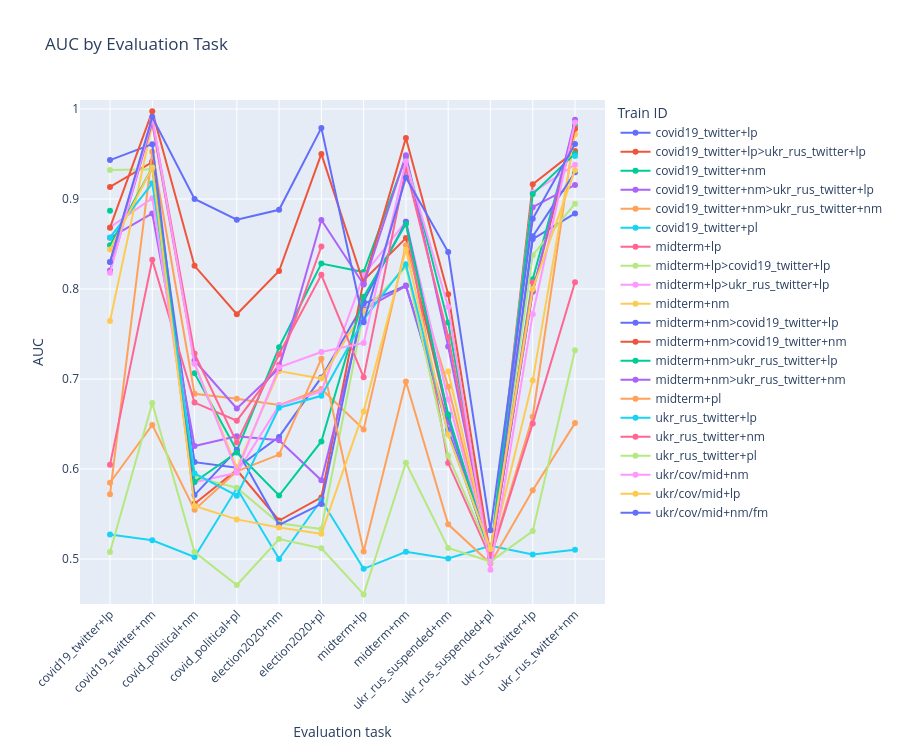

The notebook cell saved with this chart:
### Code cell
import pandas as pd
import plotly.express as px
import numpy as np

plot_df = df.melt(
    id_vars="train_id",
    var_name="eval_task",
    value_name="auc",
)

same_task = plot_df["train_id"] == plot_df["eval_task"]
plot_df.loc[same_task, "auc"] = np.nan

fig = px.line(
    plot_df,
    x="eval_task",
    y="auc",
    color="train_id",
    markers=True,
    hover_data={
        "train_id": True,
        "eval_task": True,
        "auc": ":.4f",
    },
    labels={
        "eval_task": "Evaluation task",
        "auc": "AUC",
        "train_id": "Train ID",
    },
    title="AUC by Evaluation Task",
    height=750,
)

fig.update_layout(
    hovermode="closest",
    yaxis_range=[0.45, 1.01],
    xaxis_tickangle=-45,
    legend=dict(groupclick="toggleitem"),
)

post_script = """
const gd = document.getElementById('{plot_id}');
let previousVisibility = null;

gd.querySelectorAll('.legend .traces').forEach((item, index) => {
    item.addEventListener('mouseenter', () => {
        previousVisibility = gd.data.map(
            trace => trace.visible === undefined ? true : trace.visible
        );

        const visibility = gd.data.map(
            (_, i) => i === index ? true : 'legendonly'
        );

        Plotly.restyle(gd, {visible: visibility});
    });

    item.addEventListener('mouseleave', () => {
        if (previousVisibility !== null) {
            Plotly.restyle(gd, {visible: previousVisibility});
            previousVisibility = null;
        }
    });
});
"""

fig.write_html(
    "auc_by_eval_task.html",
    post_script=post_script,
)
fig.show()

### Figure 1 — Plotly figure (JSON) as saved in the notebook; plotly's stock layout.template omitted (floating-point values rounded to 4 significant figures)
{"data": [{"customdata": [["covid19_twitter+lp"], ["covid19_twitter+lp"], ["covid19_twitter+lp"], ["covid19_twitter+lp"], ["covid19_twitter+lp"], ["covid19_twitter+lp"], ["covid19_twitter+lp"], ["covid19_twitter+lp"], ["covid19_twitter+lp"], ["covid19_twitter+lp"], ["covid19_twitter+lp"], ["covid19_twitter+lp"]], "hovertemplate": "Train ID=%{customdata[0]}<br>Evaluation task=%{x}<br>AUC=%{y:.4f}<extra></extra>", "legendgroup": "covid19_twitter+lp", "line": {"color": "#636efa", "dash": "solid"}, "marker": {"symbol": "circle"}, "mode": "lines+markers", "name": "covid19_twitter+lp", "orientation": "v", "showlegend": true, "type": "scatter", "x": ["covid19_twitter+lp", "covid19_twitter+nm", "covid_political+nm", "covid_political+pl", "election2020+nm", "election2020+pl", "midterm+lp", "midterm+nm", "ukr_rus_suspended+nm", "ukr_rus_suspended+pl", "ukr_rus_twitter+lp", "ukr_rus_twitter+nm"], "xaxis": "x", "y": [null, 0.9417, 0.6076, 0.6013, 0.6357, 0.7018, 0.7835, 0.8039, 0.6436, 0.5056, 0.8554, 0.8839], "yaxis": "y"}, {"customdata": [["covid19_twitter+lp>ukr_rus_twitter+lp"], ["covid19_twitter+lp>ukr_rus_twitter+lp"], ["covid19_twitter+lp>ukr_rus_twitter+lp"], ["covid19_twitter+lp>ukr_rus_twitter+lp"], ["covid19_twitter+lp>ukr_rus_twitter+lp"], ["covid19_twitter+lp>ukr_rus_twitter+lp"], ["covid19_twitter+lp>ukr_rus_twitter+lp"], ["covid19_twitter+lp>ukr_rus_twitter+lp"], ["covid19_twitter+lp>ukr_rus_twitter+lp"], ["covid19_twitter+lp>ukr_rus_twitter+lp"], ["covid19_twitter+lp>ukr_rus_twitter+lp"], ["covid19_twitter+lp>ukr_rus_twitter+lp"]], "hovertemplate": "Train ID=%{customdata[0]}<br>Evaluation task=%{x}<br>AUC=%{y:.4f}<extra></extra>", "legendgroup": "covid19_twitter+lp>ukr_rus_twitter+lp", "line": {"color": "#EF553B", "dash": "solid"}, "marker": {"symbol": "circle"}, "mode": "lines+markers", "name": "covid19_twitter+lp>ukr_rus_twitter+lp", "orientation": "v", "showlegend": true, "type": "scatter", "x": ["covid19_twitter+lp", "covid19_twitter+nm", "covid_political+nm", "covid_political+pl", "election2020+nm", "election2020+pl", "midterm+lp", "midterm+nm", "ukr_rus_suspended+nm", "ukr_rus_suspended+pl", "ukr_rus_twitter+lp", "ukr_rus_twitter+nm"], "xaxis": "x", "y": [0.9134, 0.9409, 0.5614, 0.5989, 0.5428, 0.5684, 0.8098, 0.8566, 0.6575, 0.502, 0.9164, 0.9532], "yaxis": "y"}, {"customdata": [["covid19_twitter+nm"], ["covid19_twitter+nm"], ["covid19_twitter+nm"], ["covid19_twitter+nm"], ["covid19_twitter+nm"], ["covid19_twitter+nm"], ["covid19_twitter+nm"], ["covid19_twitter+nm"], ["covid19_twitter+nm"], ["covid19_twitter+nm"], ["covid19_twitter+nm"], ["covid19_twitter+nm"]], "hovertemplate": "Train ID=%{customdata[0]}<br>Evaluation task=%{x}<br>AUC=%{y:.4f}<extra></extra>", "legendgroup": "covid19_twitter+nm", "line": {"color": "#00cc96", "dash": "solid"}, "marker": {"symbol": "circle"}, "mode": "lines+markers", "name": "covid19_twitter+nm", "orientation": "v", "showlegend": true, "type": "scatter", "x": ["covid19_twitter+lp", "covid19_twitter+nm", "covid_political+nm", "covid_political+pl", "election2020+nm", "election2020+pl", "midterm+lp", "midterm+nm", "ukr_rus_suspended+nm", "ukr_rus_suspended+pl", "ukr_rus_twitter+lp", "ukr_rus_twitter+nm"], "xaxis": "x", "y": [0.887, null, 0.7064, 0.6202, 0.7352, 0.8282, 0.8188, 0.9468, 0.7627, 0.5022, 0.8108, 0.9823], "yaxis": "y"}, {"customdata": [["covid19_twitter+nm>ukr_rus_twitter+lp"], ["covid19_twitter+nm>ukr_rus_twitter+lp"], ["covid19_twitter+nm>ukr_rus_twitter+lp"], ["covid19_twitter+nm>ukr_rus_twitter+lp"], ["covid19_twitter+nm>ukr_rus_twitter+lp"], ["covid19_twitter+nm>ukr_rus_twitter+lp"], ["covid19_twitter+nm>ukr_rus_twitter+lp"], ["covid19_twitter+nm>ukr_rus_twitter+lp"], ["covid19_twitter+nm>ukr_rus_twitter+lp"], ["covid19_twitter+nm>ukr_rus_twitter+lp"], ["covid19_twitter+nm>ukr_rus_twitter+lp"], ["covid19_twitter+nm>ukr_rus_twitter+lp"]], "hovertemplate": "Train ID=%{customdata[0]}<br>Evaluation task=%{x}<br>AUC=%{y:.4f}<extra></extra>", "legendgroup": "covid19_twitter+nm>ukr_rus_twitter+lp", "line": {"color": "#ab63fa", "dash": "solid"}, "marker": {"symbol": "circle"}, "mode": "lines+markers", "name": "covid19_twitter+nm>ukr_rus_twitter+lp", "orientation": "v", "showlegend": true, "type": "scatter", "x": ["covid19_twitter+lp", "covid19_twitter+nm", "covid_political+nm", "covid_political+pl", "election2020+nm", "election2020+pl", "midterm+lp", "midterm+nm", "ukr_rus_suspended+nm", "ukr_rus_suspended+pl", "ukr_rus_twitter+lp", "ukr_rus_twitter+nm"], "xaxis": "x", "y": [0.8569, 0.884, 0.6256, 0.6364, 0.632, 0.5874, 0.7775, 0.8033, 0.6527, 0.5021, 0.8909, 0.9156], "yaxis": "y"}, {"customdata": [["covid19_twitter+nm>ukr_rus_twitter+nm"], ["covid19_twitter+nm>ukr_rus_twitter+nm"], ["covid19_twitter+nm>ukr_rus_twitter+nm"], ["covid19_twitter+nm>ukr_rus_twitter+nm"], ["covid19_twitter+nm>ukr_rus_twitter+nm"], ["covid19_twitter+nm>ukr_rus_twitter+nm"], ["covid19_twitter+nm>ukr_rus_twitter+nm"], ["covid19_twitter+nm>ukr_rus_twitter+nm"], ["covid19_twitter+nm>ukr_rus_twitter+nm"], ["covid19_twitter+nm>ukr_rus_twitter+nm"], ["covid19_twitter+nm>ukr_rus_twitter+nm"], ["covid19_twitter+nm>ukr_rus_twitter+nm"]], "hovertemplate": "Train ID=%{customdata[0]}<br>Evaluation task=%{x}<br>AUC=%{y:.4f}<extra></extra>", "legendgroup": "covid19_twitter+nm>ukr_rus_twitter+nm", "line": {"color": "#FFA15A", "dash": "solid"}, "marker": {"symbol": "circle"}, "mode": "lines+markers", "name": "covid19_twitter+nm>ukr_rus_twitter+nm", "orientation": "v", "showlegend": true, "type": "scatter", "x": ["covid19_twitter+lp", "covid19_twitter+nm", "covid_political+nm", "covid_political+pl", "election2020+nm", "election2020+pl", "midterm+lp", "midterm+nm", "ukr_rus_suspended+nm", "ukr_rus_suspended+pl", "ukr_rus_twitter+lp", "ukr_rus_twitter+nm"], "xaxis": "x", "y": [0.5718, 0.9525, 0.6836, 0.678, 0.671, 0.6889, 0.644, 0.8486, 0.6914, 0.5024, 0.6581, 0.9782], "yaxis": "y"}, {"customdata": [["covid19_twitter+pl"], ["covid19_twitter+pl"], ["covid19_twitter+pl"], ["covid19_twitter+pl"], ["covid19_twitter+pl"], ["covid19_twitter+pl"], ["covid19_twitter+pl"], ["covid19_twitter+pl"], ["covid19_twitter+pl"], ["covid19_twitter+pl"], ["covid19_twitter+pl"], ["covid19_twitter+pl"]], "hovertemplate": "Train ID=%{customdata[0]}<br>Evaluation task=%{x}<br>AUC=%{y:.4f}<extra></extra>", "legendgroup": "covid19_twitter+pl", "line": {"color": "#19d3f3", "dash": "solid"}, "marker": {"symbol": "circle"}, "mode": "lines+markers", "name": "covid19_twitter+pl", "orientation": "v", "showlegend": true, "type": "scatter", "x": ["covid19_twitter+lp", "covid19_twitter+nm", "covid_political+nm", "covid_political+pl", "election2020+nm", "election2020+pl", "midterm+lp", "midterm+nm", "ukr_rus_suspended+nm", "ukr_rus_suspended+pl", "ukr_rus_twitter+lp", "ukr_rus_twitter+nm"], "xaxis": "x", "y": [0.5273, 0.5209, 0.5022, 0.5785, 0.5, 0.5656, 0.489, 0.5079, 0.5007, 0.5147, 0.5051, 0.5102], "yaxis": "y"}, {"customdata": [["midterm+lp"], ["midterm+lp"], ["midterm+lp"], ["midterm+lp"], ["midterm+lp"], ["midterm+lp"], ["midterm+lp"], ["midterm+lp"], ["midterm+lp"], ["midterm+lp"], ["midterm+lp"], ["midterm+lp"]], "hovertemplate": "Train ID=%{customdata[0]}<br>Evaluation task=%{x}<br>AUC=%{y:.4f}<extra></extra>", "legendgroup": "midterm+lp", "line": {"color": "#FF6692", "dash": "solid"}, "marker": {"symbol": "circle"}, "mode": "lines+markers", "name": "midterm+lp", "orientation": "v", "showlegend": true, "type": "scatter", "x": ["covid19_twitter+lp", "covid19_twitter+nm", "covid_political+nm", "covid_political+pl", "election2020+nm", "election2020+pl", "midterm+lp", "midterm+nm", "ukr_rus_suspended+nm", "ukr_rus_suspended+pl", "ukr_rus_twitter+lp", "ukr_rus_twitter+nm"], "xaxis": "x", "y": [0.6046, 0.8325, 0.6738, 0.6537, 0.7159, 0.8472, null, 0.8738, 0.6066, 0.5016, 0.6507, 0.8075], "yaxis": "y"}, {"customdata": [["midterm+lp>covid19_twitter+lp"], ["midterm+lp>covid19_twitter+lp"], ["midterm+lp>covid19_twitter+lp"], ["midterm+lp>covid19_twitter+lp"], ["midterm+lp>covid19_twitter+lp"], ["midterm+lp>covid19_twitter+lp"], ["midterm+lp>covid19_twitter+lp"], ["midterm+lp>covid19_twitter+lp"], ["midterm+lp>covid19_twitter+lp"], ["midterm+lp>covid19_twitter+lp"], ["midterm+lp>covid19_twitter+lp"], ["midterm+lp>covid19_twitter+lp"]], "hovertemplate": "Train ID=%{customdata[0]}<br>Evaluation task=%{x}<br>AUC=%{y:.4f}<extra></extra>", "legendgroup": "midterm+lp>covid19_twitter+lp", "line": {"color": "#B6E880", "dash": "solid"}, "marker": {"symbol": "circle"}, "mode": "lines+markers", "name": "midterm+lp>covid19_twitter+lp", "orientation": "v", "showlegend": true, "type": "scatter", "x": ["covid19_twitter+lp", "covid19_twitter+nm", "covid_political+nm", "covid_political+pl", "election2020+nm", "election2020+pl", "midterm+lp", "midterm+nm", "ukr_rus_suspended+nm", "ukr_rus_suspended+pl", "ukr_rus_twitter+lp", "ukr_rus_twitter+nm"], "xaxis": "x", "y": [0.9323, 0.9329, 0.591, 0.5791, 0.5397, 0.5333, 0.7744, 0.8247, 0.6147, 0.5061, 0.8377, 0.8948], "yaxis": "y"}, {"customdata": [["midterm+lp>ukr_rus_twitter+lp"], ["midterm+lp>ukr_rus_twitter+lp"], ["midterm+lp>ukr_rus_twitter+lp"], ["midterm+lp>ukr_rus_twitter+lp"], ["midterm+lp>ukr_rus_twitter+lp"], ["midterm+lp>ukr_rus_twitter+lp"], ["midterm+lp>ukr_rus_twitter+lp"], ["midterm+lp>ukr_rus_twitter+lp"], ["midterm+lp>ukr_rus_twitter+lp"], ["midterm+lp>ukr_rus_twitter+lp"], ["midterm+lp>ukr_rus_twitter+lp"], ["midterm+lp>ukr_rus_twitter+lp"]], "hovertemplate": "Train ID=%{customdata[0]}<br>Evaluation task=%{x}<br>AUC=%{y:.4f}<extra></extra>", "legendgroup": "midterm+lp>ukr_rus_twitter+lp", "line": {"color": "#FF97FF", "dash": "solid"}, "marker": {"symbol": "circle"}, "mode": "lines+markers", "name": "midterm+lp>ukr_rus_twitter+lp", "orientation": "v", "showlegend": true, "type": "scatter", "x": ["covid19_twitter+lp", "covid19_twitter+nm", "covid_political+nm", "covid_political+pl", "election2020+nm", "election2020+pl", "midterm+lp", "midterm+nm", "ukr_rus_suspended+nm", "ukr_rus_suspended+pl", "ukr_rus_twitter+lp", "ukr_rus_twitter+nm"], "xaxis": "x", "y": [0.8684, 0.9009, 0.5853, 0.5958, 0.6707, 0.6862, 0.8153, 0.875, 0.6775, 0.5039, 0.9074, 0.9381], "yaxis": "y"}, {"customdata": [["midterm+nm"], ["midterm+nm"], ["midterm+nm"], ["midterm+nm"], ["midterm+nm"], ["midterm+nm"], ["midterm+nm"], ["midterm+nm"], ["midterm+nm"], ["midterm+nm"], ["midterm+nm"], ["midterm+nm"]], "hovertemplate": "Train ID=%{customdata[0]}<br>Evaluation task=%{x}<br>AUC=%{y:.4f}<extra></extra>", "legendgroup": "midterm+nm", "line": {"color": "#FECB52", "dash": "solid"}, "marker": {"symbol": "circle"}, "mode": "lines+markers", "name": "midterm+nm", "orientation": "v", "showlegend": true, "type": "scatter", "x": ["covid19_twitter+lp", "covid19_twitter+nm", "covid_political+nm", "covid_political+pl", "election2020+nm", "election2020+pl", "midterm+lp", "midterm+nm", "ukr_rus_suspended+nm", "ukr_rus_suspended+pl", "ukr_rus_twitter+lp", "ukr_rus_twitter+nm"], "xaxis": "x", "y": [0.7643, 0.9835, 0.7175, 0.6013, 0.7089, 0.7005, 0.7759, null, 0.7083, 0.505, 0.6985, 0.972], "yaxis": "y"}, {"customdata": [["midterm+nm>covid19_twitter+lp"], ["midterm+nm>covid19_twitter+lp"], ["midterm+nm>covid19_twitter+lp"], ["midterm+nm>covid19_twitter+lp"], ["midterm+nm>covid19_twitter+lp"], ["midterm+nm>covid19_twitter+lp"], ["midterm+nm>covid19_twitter+lp"], ["midterm+nm>covid19_twitter+lp"], ["midterm+nm>covid19_twitter+lp"], ["midterm+nm>covid19_twitter+lp"], ["midterm+nm>covid19_twitter+lp"], ["midterm+nm>covid19_twitter+lp"]], "hovertemplate": "Train ID=%{customdata[0]}<br>Evaluation task=%{x}<br>AUC=%{y:.4f}<extra></extra>", "legendgroup": "midterm+nm>covid19_twitter+lp", "line": {"color": "#636efa", "dash": "solid"}, "marker": {"symbol": "circle"}, "mode": "lines+markers", "name": "midterm+nm>covid19_twitter+lp", "orientation": "v", "showlegend": true, "type": "scatter", "x": ["covid19_twitter+lp", "covid19_twitter+nm", "covid_political+nm", "covid_political+pl", "election2020+nm", "election2020+pl", "midterm+lp", "midterm+nm", "ukr_rus_suspended+nm", "ukr_rus_suspended+pl", "ukr_rus_twitter+lp", "ukr_rus_twitter+nm"], "xaxis": "x", "y": [0.9433, 0.961, 0.571, 0.6213, 0.5379, 0.5612, 0.7865, 0.8747, 0.6583, 0.5042, 0.8585, 0.9297], "yaxis": "y"}, {"customdata": [["midterm+nm>covid19_twitter+nm"], ["midterm+nm>covid19_twitter+nm"], ["midterm+nm>covid19_twitter+nm"], ["midterm+nm>covid19_twitter+nm"], ["midterm+nm>covid19_twitter+nm"], ["midterm+nm>covid19_twitter+nm"], ["midterm+nm>covid19_twitter+nm"], ["midterm+nm>covid19_twitter+nm"], ["midterm+nm>covid19_twitter+nm"], ["midterm+nm>covid19_twitter+nm"], ["midterm+nm>covid19_twitter+nm"], ["midterm+nm>covid19_twitter+nm"]], "hovertemplate": "Train ID=%{customdata[0]}<br>Evaluation task=%{x}<br>AUC=%{y:.4f}<extra></extra>", "legendgroup": "midterm+nm>covid19_twitter+nm", "line": {"color": "#EF553B", "dash": "solid"}, "marker": {"symbol": "circle"}, "mode": "lines+markers", "name": "midterm+nm>covid19_twitter+nm", "orientation": "v", "showlegend": true, "type": "scatter", "x": ["covid19_twitter+lp", "covid19_twitter+nm", "covid_political+nm", "covid_political+pl", "election2020+nm", "election2020+pl", "midterm+lp", "midterm+nm", "ukr_rus_suspended+nm", "ukr_rus_suspended+pl", "ukr_rus_twitter+lp", "ukr_rus_twitter+nm"], "xaxis": "x", "y": [0.8682, 0.9974, 0.8257, 0.7719, 0.82, 0.9501, 0.8062, 0.9679, 0.7942, 0.5034, 0.7978, 0.9781], "yaxis": "y"}, {"customdata": [["midterm+nm>ukr_rus_twitter+lp"], ["midterm+nm>ukr_rus_twitter+lp"], ["midterm+nm>ukr_rus_twitter+lp"], ["midterm+nm>ukr_rus_twitter+lp"], ["midterm+nm>ukr_rus_twitter+lp"], ["midterm+nm>ukr_rus_twitter+lp"], ["midterm+nm>ukr_rus_twitter+lp"], ["midterm+nm>ukr_rus_twitter+lp"], ["midterm+nm>ukr_rus_twitter+lp"], ["midterm+nm>ukr_rus_twitter+lp"], ["midterm+nm>ukr_rus_twitter+lp"], ["midterm+nm>ukr_rus_twitter+lp"]], "hovertemplate": "Train ID=%{customdata[0]}<br>Evaluation task=%{x}<br>AUC=%{y:.4f}<extra></extra>", "legendgroup": "midterm+nm>ukr_rus_twitter+lp", "line": {"color": "#00cc96", "dash": "solid"}, "marker": {"symbol": "circle"}, "mode": "lines+markers", "name": "midterm+nm>ukr_rus_twitter+lp", "orientation": "v", "showlegend": true, "type": "scatter", "x": ["covid19_twitter+lp", "covid19_twitter+nm", "covid_political+nm", "covid_political+pl", "election2020+nm", "election2020+pl", "midterm+lp", "midterm+nm", "ukr_rus_suspended+nm", "ukr_rus_suspended+pl", "ukr_rus_twitter+lp", "ukr_rus_twitter+nm"], "xaxis": "x", "y": [0.8485, 0.9349, 0.5856, 0.6183, 0.5705, 0.6306, 0.7913, 0.8721, 0.6606, 0.5044, 0.9055, 0.9504], "yaxis": "y"}, {"customdata": [["midterm+nm>ukr_rus_twitter+nm"], ["midterm+nm>ukr_rus_twitter+nm"], ["midterm+nm>ukr_rus_twitter+nm"], ["midterm+nm>ukr_rus_twitter+nm"], ["midterm+nm>ukr_rus_twitter+nm"], ["midterm+nm>ukr_rus_twitter+nm"], ["midterm+nm>ukr_rus_twitter+nm"], ["midterm+nm>ukr_rus_twitter+nm"], ["midterm+nm>ukr_rus_twitter+nm"], ["midterm+nm>ukr_rus_twitter+nm"], ["midterm+nm>ukr_rus_twitter+nm"], ["midterm+nm>ukr_rus_twitter+nm"]], "hovertemplate": "Train ID=%{customdata[0]}<br>Evaluation task=%{x}<br>AUC=%{y:.4f}<extra></extra>", "legendgroup": "midterm+nm>ukr_rus_twitter+nm", "line": {"color": "#ab63fa", "dash": "solid"}, "marker": {"symbol": "circle"}, "mode": "lines+markers", "name": "midterm+nm>ukr_rus_twitter+nm", "orientation": "v", "showlegend": true, "type": "scatter", "x": ["covid19_twitter+lp", "covid19_twitter+nm", "covid_political+nm", "covid_political+pl", "election2020+nm", "election2020+pl", "midterm+lp", "midterm+nm", "ukr_rus_suspended+nm", "ukr_rus_suspended+pl", "ukr_rus_twitter+lp", "ukr_rus_twitter+nm"], "xaxis": "x", "y": [0.8205, 0.9853, 0.7206, 0.6672, 0.7119, 0.8766, 0.805, 0.9487, 0.7361, 0.5035, 0.7969, 0.9882], "yaxis": "y"}, {"customdata": [["midterm+pl"], ["midterm+pl"], ["midterm+pl"], ["midterm+pl"], ["midterm+pl"], ["midterm+pl"], ["midterm+pl"], ["midterm+pl"], ["midterm+pl"], ["midterm+pl"], ["midterm+pl"], ["midterm+pl"]], "hovertemplate": "Train ID=%{customdata[0]}<br>Evaluation task=%{x}<br>AUC=%{y:.4f}<extra></extra>", "legendgroup": "midterm+pl", "line": {"color": "#FFA15A", "dash": "solid"}, "marker": {"symbol": "circle"}, "mode": "lines+markers", "name": "midterm+pl", "orientation": "v", "showlegend": true, "type": "scatter", "x": ["covid19_twitter+lp", "covid19_twitter+nm", "covid_political+nm", "covid_political+pl", "election2020+nm", "election2020+pl", "midterm+lp", "midterm+nm", "ukr_rus_suspended+nm", "ukr_rus_suspended+pl", "ukr_rus_twitter+lp", "ukr_rus_twitter+nm"], "xaxis": "x", "y": [0.5847, 0.649, 0.5547, 0.5974, 0.616, 0.7226, 0.5083, 0.6972, 0.5385, 0.495, 0.5764, 0.651], "yaxis": "y"}, {"customdata": [["ukr_rus_twitter+lp"], ["ukr_rus_twitter+lp"], ["ukr_rus_twitter+lp"], ["ukr_rus_twitter+lp"], ["ukr_rus_twitter+lp"], ["ukr_rus_twitter+lp"], ["ukr_rus_twitter+lp"], ["ukr_rus_twitter+lp"], ["ukr_rus_twitter+lp"], ["ukr_rus_twitter+lp"], ["ukr_rus_twitter+lp"], ["ukr_rus_twitter+lp"]], "hovertemplate": "Train ID=%{customdata[0]}<br>Evaluation task=%{x}<br>AUC=%{y:.4f}<extra></extra>", "legendgroup": "ukr_rus_twitter+lp", "line": {"color": "#19d3f3", "dash": "solid"}, "marker": {"symbol": "circle"}, "mode": "lines+markers", "name": "ukr_rus_twitter+lp", "orientation": "v", "showlegend": true, "type": "scatter", "x": ["covid19_twitter+lp", "covid19_twitter+nm", "covid_political+nm", "covid_political+pl", "election2020+nm", "election2020+pl", "midterm+lp", "midterm+nm", "ukr_rus_suspended+nm", "ukr_rus_suspended+pl", "ukr_rus_twitter+lp", "ukr_rus_twitter+nm"], "xaxis": "x", "y": [0.8573, 0.9174, 0.595, 0.5703, 0.6681, 0.6813, 0.7662, 0.8274, 0.6392, 0.5097, null, 0.9478], "yaxis": "y"}, {"customdata": [["ukr_rus_twitter+nm"], ["ukr_rus_twitter+nm"], ["ukr_rus_twitter+nm"], ["ukr_rus_twitter+nm"], ["ukr_rus_twitter+nm"], ["ukr_rus_twitter+nm"], ["ukr_rus_twitter+nm"], ["ukr_rus_twitter+nm"], ["ukr_rus_twitter+nm"], ["ukr_rus_twitter+nm"], ["ukr_rus_twitter+nm"], ["ukr_rus_twitter+nm"]], "hovertemplate": "Train ID=%{customdata[0]}<br>Evaluation task=%{x}<br>AUC=%{y:.4f}<extra></extra>", "legendgroup": "ukr_rus_twitter+nm", "line": {"color": "#FF6692", "dash": "solid"}, "marker": {"symbol": "circle"}, "mode": "lines+markers", "name": "ukr_rus_twitter+nm", "orientation": "v", "showlegend": true, "type": "scatter", "x": ["covid19_twitter+lp", "covid19_twitter+nm", "covid_political+nm", "covid_political+pl", "election2020+nm", "election2020+pl", "midterm+lp", "midterm+nm", "ukr_rus_suspended+nm", "ukr_rus_suspended+pl", "ukr_rus_twitter+lp", "ukr_rus_twitter+nm"], "xaxis": "x", "y": [0.83, 0.9887, 0.7283, 0.6293, 0.7275, 0.8157, 0.7018, 0.9341, 0.7469, 0.5058, 0.8074, null], "yaxis": "y"}, {"customdata": [["ukr_rus_twitter+pl"], ["ukr_rus_twitter+pl"], ["ukr_rus_twitter+pl"], ["ukr_rus_twitter+pl"], ["ukr_rus_twitter+pl"], ["ukr_rus_twitter+pl"], ["ukr_rus_twitter+pl"], ["ukr_rus_twitter+pl"], ["ukr_rus_twitter+pl"], ["ukr_rus_twitter+pl"], ["ukr_rus_twitter+pl"], ["ukr_rus_twitter+pl"]], "hovertemplate": "Train ID=%{customdata[0]}<br>Evaluation task=%{x}<br>AUC=%{y:.4f}<extra></extra>", "legendgroup": "ukr_rus_twitter+pl", "line": {"color": "#B6E880", "dash": "solid"}, "marker": {"symbol": "circle"}, "mode": "lines+markers", "name": "ukr_rus_twitter+pl", "orientation": "v", "showlegend": true, "type": "scatter", "x": ["covid19_twitter+lp", "covid19_twitter+nm", "covid_political+nm", "covid_political+pl", "election2020+nm", "election2020+pl", "midterm+lp", "midterm+nm", "ukr_rus_suspended+nm", "ukr_rus_suspended+pl", "ukr_rus_twitter+lp", "ukr_rus_twitter+nm"], "xaxis": "x", "y": [0.5079, 0.6732, 0.5077, 0.4711, 0.5222, 0.512, 0.4607, 0.6069, 0.5123, 0.4971, 0.531, 0.7319], "yaxis": "y"}, {"customdata": [["ukr/cov/mid+nm"], ["ukr/cov/mid+nm"], ["ukr/cov/mid+nm"], ["ukr/cov/mid+nm"], ["ukr/cov/mid+nm"], ["ukr/cov/mid+nm"], ["ukr/cov/mid+nm"], ["ukr/cov/mid+nm"], ["ukr/cov/mid+nm"], ["ukr/cov/mid+nm"], ["ukr/cov/mid+nm"], ["ukr/cov/mid+nm"]], "hovertemplate": "Train ID=%{customdata[0]}<br>Evaluation task=%{x}<br>AUC=%{y:.4f}<extra></extra>", "legendgroup": "ukr/cov/mid+nm", "line": {"color": "#FF97FF", "dash": "solid"}, "marker": {"symbol": "circle"}, "mode": "lines+markers", "name": "ukr/cov/mid+nm", "orientation": "v", "showlegend": true, "type": "scatter", "x": ["covid19_twitter+lp", "covid19_twitter+nm", "covid_political+nm", "covid_political+pl", "election2020+nm", "election2020+pl", "midterm+lp", "midterm+nm", "ukr_rus_suspended+nm", "ukr_rus_suspended+pl", "ukr_rus_twitter+lp", "ukr_rus_twitter+nm"], "xaxis": "x", "y": [0.818, 0.99, 0.717, 0.597, 0.713, 0.73, 0.74, 0.942, 0.78, 0.488, 0.772, 0.985], "yaxis": "y"}, {"customdata": [["ukr/cov/mid+lp"], ["ukr/cov/mid+lp"], ["ukr/cov/mid+lp"], ["ukr/cov/mid+lp"], ["ukr/cov/mid+lp"], ["ukr/cov/mid+lp"], ["ukr/cov/mid+lp"], ["ukr/cov/mid+lp"], ["ukr/cov/mid+lp"], ["ukr/cov/mid+lp"], ["ukr/cov/mid+lp"], ["ukr/cov/mid+lp"]], "hovertemplate": "Train ID=%{customdata[0]}<br>Evaluation task=%{x}<br>AUC=%{y:.4f}<extra></extra>", "legendgroup": "ukr/cov/mid+lp", "line": {"color": "#FECB52", "dash": "solid"}, "marker": {"symbol": "circle"}, "mode": "lines+markers", "name": "ukr/cov/mid+lp", "orientation": "v", "showlegend": true, "type": "scatter", "x": ["covid19_twitter+lp", "covid19_twitter+nm", "covid_political+nm", "covid_political+pl", "election2020+nm", "election2020+pl", "midterm+lp", "midterm+nm", "ukr_rus_suspended+nm", "ukr_rus_suspended+pl", "ukr_rus_twitter+lp", "ukr_rus_twitter+nm"], "xaxis": "x", "y": [0.844, 0.935, 0.559, 0.544, 0.535, 0.528, 0.664, 0.844, 0.638, 0.511, 0.8, 0.932], "yaxis": "y"}, {"customdata": [["ukr/cov/mid+nm/fm"], ["ukr/cov/mid+nm/fm"], ["ukr/cov/mid+nm/fm"], ["ukr/cov/mid+nm/fm"], ["ukr/cov/mid+nm/fm"], ["ukr/cov/mid+nm/fm"], ["ukr/cov/mid+nm/fm"], ["ukr/cov/mid+nm/fm"], ["ukr/cov/mid+nm/fm"], ["ukr/cov/mid+nm/fm"], ["ukr/cov/mid+nm/fm"], ["ukr/cov/mid+nm/fm"]], "hovertemplate": "Train ID=%{customdata[0]}<br>Evaluation task=%{x}<br>AUC=%{y:.4f}<extra></extra>", "legendgroup": "ukr/cov/mid+nm/fm", "line": {"color": "#636efa", "dash": "solid"}, "marker": {"symbol": "circle"}, "mode": "lines+markers", "name": "ukr/cov/mid+nm/fm", "orientation": "v", "showlegend": true, "type": "scatter", "x": ["covid19_twitter+lp", "covid19_twitter+nm", "covid_political+nm", "covid_political+pl", "election2020+nm", "election2020+pl", "midterm+lp", "midterm+nm", "ukr_rus_suspended+nm", "ukr_rus_suspended+pl", "ukr_rus_twitter+lp", "ukr_rus_twitter+nm"], "xaxis": "x", "y": [0.83, 0.991, 0.9, 0.877, 0.888, 0.979, 0.763, 0.924, 0.841, 0.532, 0.878, 0.961], "yaxis": "y"}], "layout": {"height": 750, "hovermode": "closest", "legend": {"groupclick": "toggleitem", "title": {"text": "Train ID"}, "tracegroupgap": 0}, "title": {"text": "AUC by Evaluation Task"}, "xaxis": {"anchor": "y", "domain": [0, 1], "tickangle": -45, "title": {"text": "Evaluation task"}}, "yaxis": {"anchor": "x", "domain": [0, 1], "range": [0.45, 1.01], "title": {"text": "AUC"}}}}
